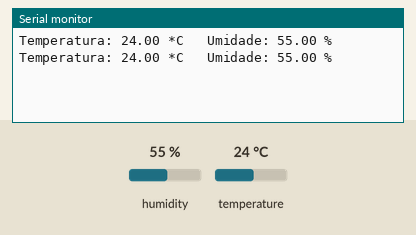
Recording of a sketch running on a simulated Arduino Uno, built with avr-gcc and run on an emulated ATmega328P. On the bench: the last lines printed to the serial monitor. The inputs (shaded band) are chosen by the test bench; at power-on: humidity 55 %, temperature 24 °C.

Above: at 4.8 s.
4.9 s: humidity set to 22 %
At 7.5 s:
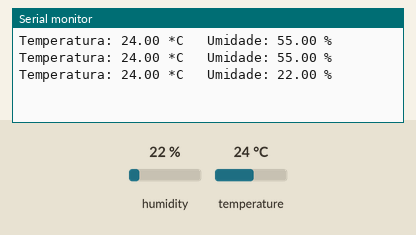
7.9 s: temperature set to 12 °C
At 8.7 s:
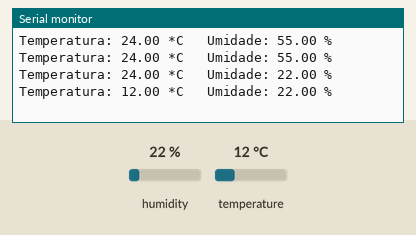
10.9 s: humidity set to 40 %
At 13.6 s:
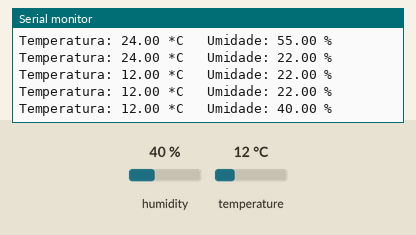
Timing chart, 0 to 15.1 s (numbered marks = the images above; inputs shaded):
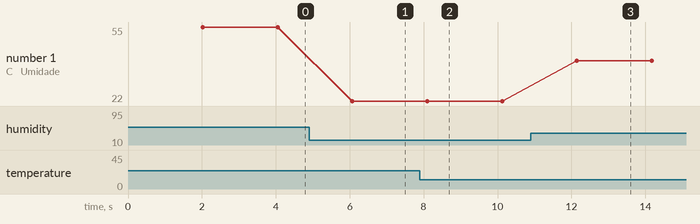

The sketch:

sensor_temperatura.ino
```cpp
/*
 * Mostrar os valores de Temperatura e Umidade no Monitor Serial
 */

// Inclui a bibliote DHT que possui as funções dos sensores do tipo DHT
#include "DHT.h"

const int pino_dht = 9; // sensor conectado
float temperatura;
float umidade;
DHT dht(pino_dht, DHT11); // define o pino e o tipo de DHT

void setup() {
  // Inicia e configura a Serial
  Serial.begin(9600);
  dht.begin(); // inicializa o sensor DHT
}

void loop() {
  delay(2000); // 2s (Datasheed) entre uma leitura e outra

  // A leitura da temperatura ou umidade pode levar 250ms
  // O Atraso do sensor pode chegar a 2s
  temperatura = dht.readTemperature(); // lê a temperatura em Celsius
  umidade = dht.readHumidity(); // lê a umidade

  // Se ocorreu alguma falha durante a leitura
  if(isnan(umidade) || isnan(temperatura)){
    Serial.println("Falha na leitura do Sensor DHT!");
  }
  else{
    // Imprime o valor de temperatura
    Serial.print("Temperatura: ");
    Serial.print(temperatura);
    Serial.print(" *C ");

    Serial.print("\t");

    // Imprime o valor da umidade
    Serial.print("Umidade: ");
    Serial.print(umidade);
    Serial.print(" %\t");

    Serial.println();
  }

}
```

Measured:
- after the input at 4.9 s, the serial monitor: prints a new line after 1.2 s (image 1)
- after the input at 7.9 s, the serial monitor: prints a new line after 0.20 s (image 2)
- after the input at 10.9 s, the serial monitor: prints a new line after 1.2 s (image 3)
- plotted number 1: 55 → 22 after the input at 4.9 s, 22 → 40 after the input at 10.9 s
